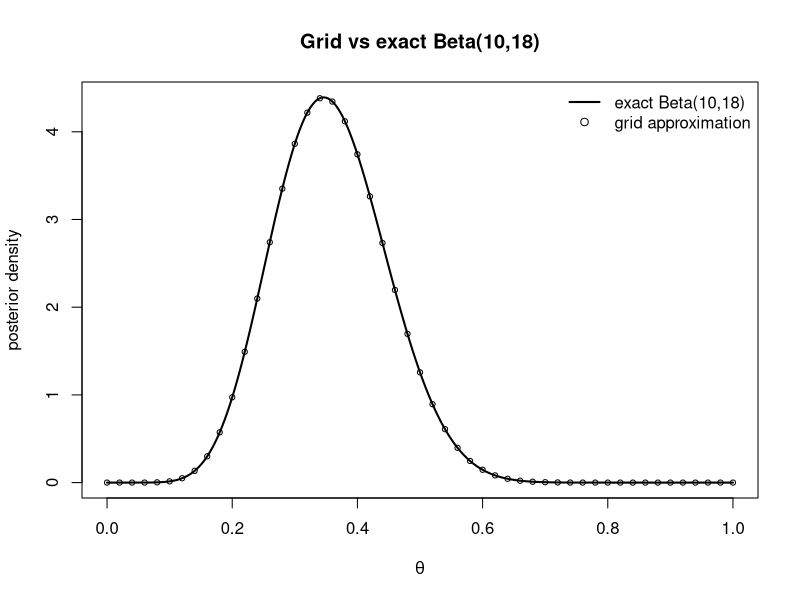
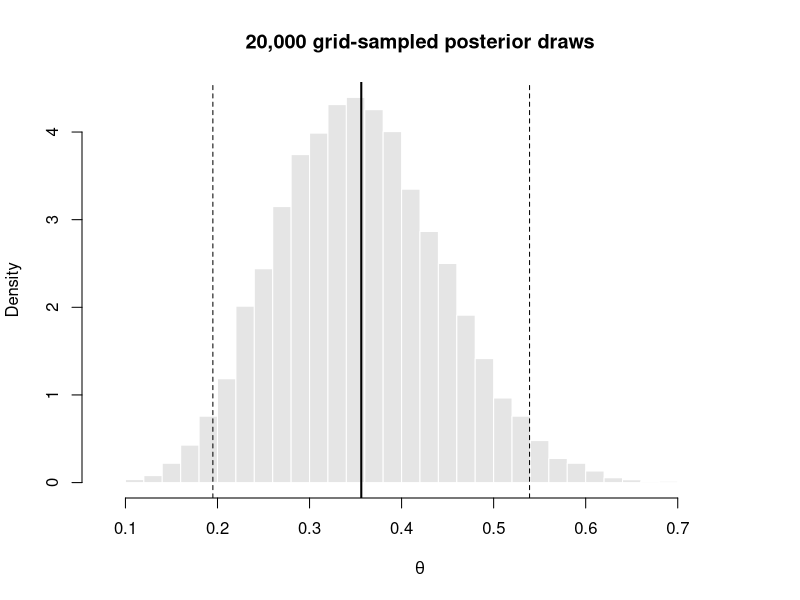

These charts were generated, in order, by the following R code:
## ---- chunk 1
#| label: setup-grid
theta <- seq(0, 1, length.out = 1001)         # 1001-point grid on [0,1]
prior <- dbeta(theta, 2, 2)                     # Beta(2,2) prior density
like  <- dbinom(8, size = 24, prob = theta)     # Binomial likelihood: y = 8, n = 24
unnorm <- like * prior                           # unnormalized posterior = prior x likelihood
post_grid <- unnorm / sum(unnorm)                # normalize: weights sum to 1
head(data.frame(theta, post_grid), 3)
## ---- chunk 2
#| label: fig-lab-overlay
#| fig-cap: "Grid approximation (points) overlaid on the exact Beta(10,18) posterior (curve) for the bike proportion. Agreement confirms the grid is built correctly."
#| fig-alt: "A smooth density curve for Beta(10,18) peaking just below 0.36, with open circles from the grid approximation lying directly on the curve across the whole range from about 0.15 to 0.65."
exact <- dbeta(theta, 10, 18)
grid_density <- post_grid / (theta[2] - theta[1])   # convert weights to density units
plot(theta, exact, type = "l", lwd = 2,
     xlab = expression(theta), ylab = "posterior density",
     main = "Grid vs exact Beta(10,18)")
points(theta[seq(1, 1001, by = 20)], grid_density[seq(1, 1001, by = 20)],
       pch = 1, cex = 0.7)
legend("topright", legend = c("exact Beta(10,18)", "grid approximation"),
       lty = c(1, NA), pch = c(NA, 1), lwd = c(2, NA), bty = "n")
## ---- chunk 3
#| label: fig-lab-draws
#| fig-cap: "Histogram of 20,000 grid-sampled posterior draws with the simulated mean (solid) and 95 percent credible interval (dashed)."
#| fig-alt: "A bell-shaped histogram of posterior draws centered near 0.36 ranging from about 0.2 to 0.55, with a solid vertical line at the simulated mean near 0.357 and two dashed vertical lines marking the credible interval near 0.20 and 0.53."
set.seed(2026)
draws <- sample(theta, size = 20000, replace = TRUE, prob = post_grid)
sim_mean <- mean(draws)
ci <- quantile(draws, c(0.025, 0.975))
hist(draws, breaks = 40, freq = FALSE, col = "grey90", border = "white",
     xlab = expression(theta), main = "20,000 grid-sampled posterior draws")
abline(v = sim_mean, lwd = 2)
abline(v = ci, lty = 2)
c(sim_mean = sim_mean, lower = ci[1], upper = ci[2])
## ---- chunk 4
#| label: lab-session
sessionInfo()
## ---- chunk 5
#| label: verify-check
closed_form <- 10/28
report <- c(closed_form = closed_form, simulated = sim_mean,
            abs_diff = abs(closed_form - sim_mean))
report
stopifnot(abs(closed_form - sim_mean) < 0.01)   # passes when grid + draws agree with the truth
